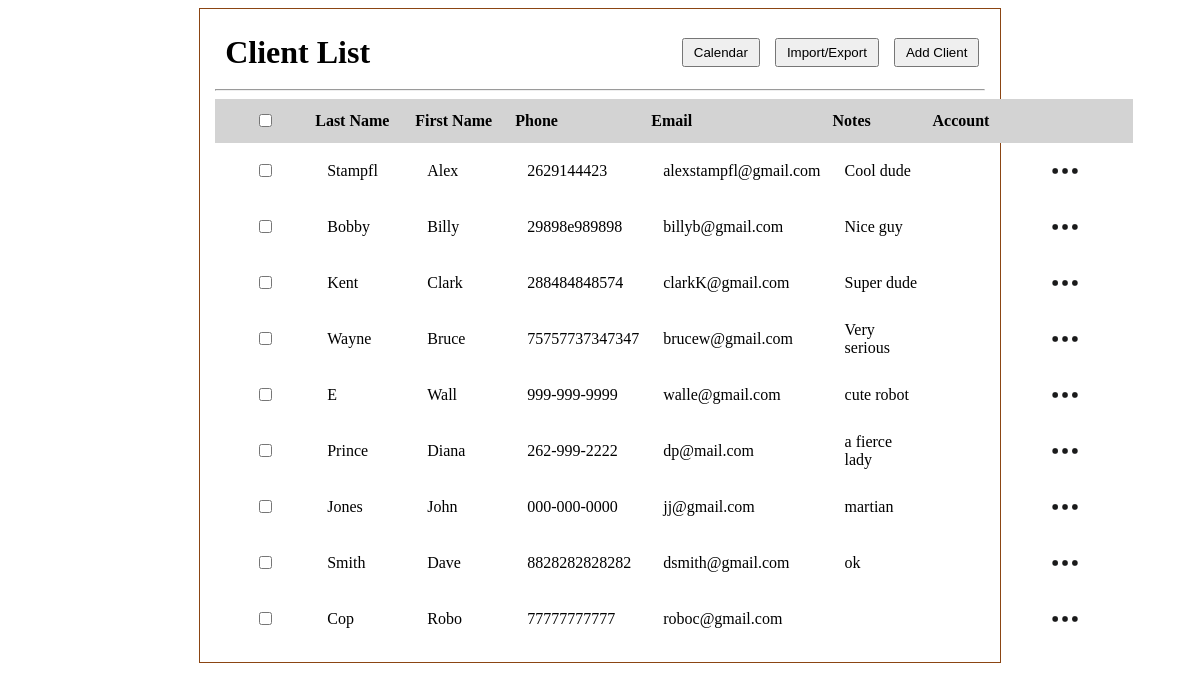
Page /client_list on the earlier database version.
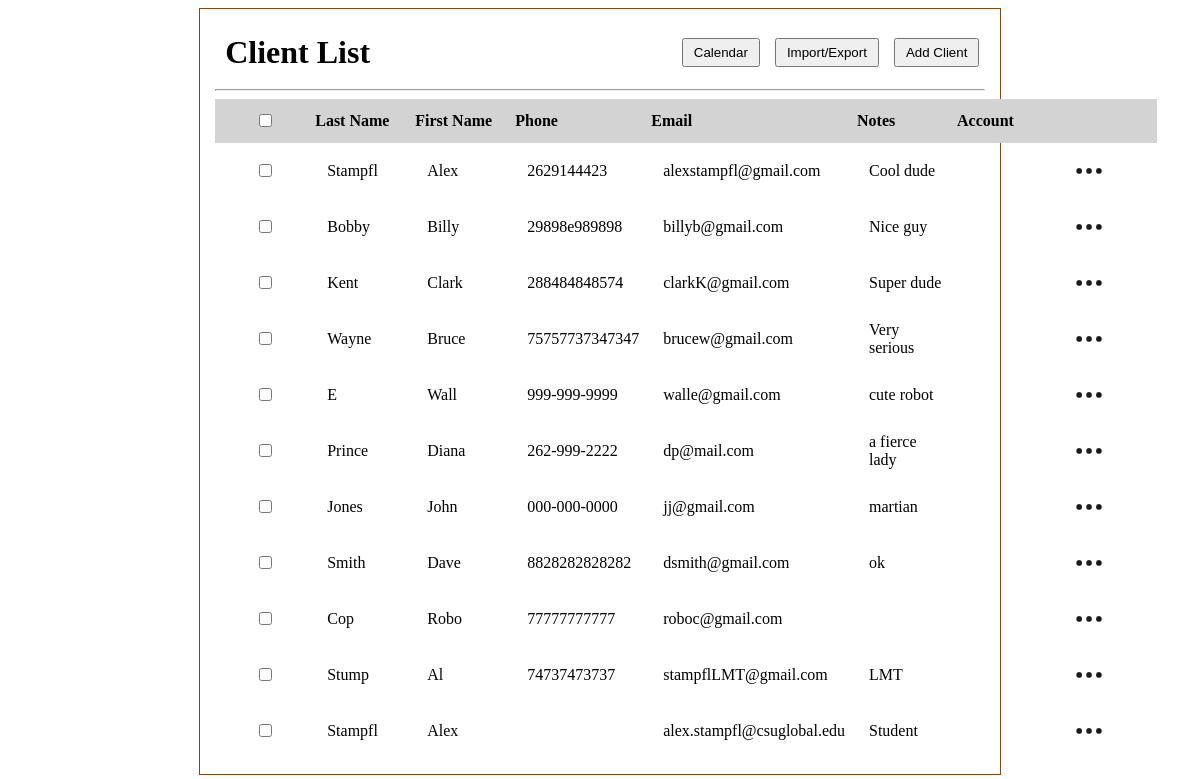
Same page on the later database version.
### tables this page shows
CREATE TABLE clients (
              id INTEGER PRIMARY KEY AUTOINCREMENT,
              first_name TEXT,
              last_name TEXT,
              phone TEXT,
              email TEXT,
              status TEXT
            , client_id INTEGER, notes TEXT);

### app.py (the view)
@app.route('/client_list')
def client_list():
    conn = sqlite3.connect(DB_PATH)  # connects to sqlite database file named client.db, conn is the connection object used to talk to db
    c = conn.cursor() # cursor object lets you execute SQL statements (queries) against db
    c.execute('SELECT * FROM clients')
    clients = c.fetchall() # Fetches all rows that query returned, clients is a list of tuples
    conn.close()
    return render_template('client_list.html', clients=clients)

### templates/client_list.html (shortened to what this page needs)
<!DOCTYPE html>
<html lang="en">
<head>
    <link rel="stylesheet" href="{{ url_for('static', filename = 'main.css') }}">
</head>
<body>
    <div id="client_list">
        <div class="header-row">
            <h1 id="client_list_h1">Client List</h1>
            <div class="header-buttons">
                <button id="go_to_calendar">Calendar</button>
                <button id="export_client_list">Import/Export</button>
                <button id="add_client">Add Client</button>
            </div>
        </div>
        <hr>
        <table>
            <thead>
                <tr id="client_list_headers">
                    <th><input type="checkbox"></th>
                    <th>Last Name</th>
                    <th>First Name</th>
                    <th>Phone</th>
                    <th>Email</th>
                    <th>Notes</th>
                    <th>Account</th>
                    <th></th>
                </tr>
            </thead>
            <tbody id="clientTableBody">
                {% for client in clients %}
                <tr>
                    <td><input type="checkbox"></td>
                    <td>{{ client[2] if client[2] else "" }}</td>
                    <td>{{ client[1] if client[1] else "" }}</td>
                    <td>{{ client[3] if client[3] else "" }}</td>
                    <td>{{ client[4] if client[4] else "" }}</td>
                    <td>{{ client[7] if client[7] else "" }}</td>
                    <td>{{ client[5] if client[5] else "" }}</td>
                    <td class="menu_cell">
                        <div class="menu-container">
                            <img class="meatballs" src="{{ url_for('static', filename='img/meatball_menu.png') }}"
                                alt="3 dots">
                        </div>
                    </td>
                </tr>
                {% endfor %}
            </tbody>
        </table>
    </div>
</body>
</html>

### static/main.css (style rules this page uses)
#client_list { text-align: center; max-width: 65%; top: 10%; left: 50%; border: 1px solid saddlebrown; height: 100%; margin: 0 auto; padding: 15px; }
table { border-collapse: collapse; width: 100%; }
th, td { padding: 8px 12px; text-align: left; }
#client_list table th:first-child, #client_list table td:first-child { width: 40px; text-align: center; }
table th { padding: 12px 0px 12px 0px; margin: 0 auto; min-width: 100px; text-align: left; }
.header-row { display: flex; justify-content: space-between; align-items: center; width: 98%; padding: 10px; }
.header-buttons { display: flex; gap: 15px; }
#client_list_h1 { display: inline-flex; margin: 0; }
#add_client { padding: 5px 10px; }
#go_to_calendar { padding: 5px 10px; }
#export_client_list { padding: 5px 10px; }
#client_list_headers { background-color: lightgray; }
.menu-container { position: relative; display: inline-block; }
.meatballs { width: 40px; height: 40px; vertical-align: middle; cursor: pointer; }

Differences in the rows shown:
added clients: last_name "Stump", first_name "Al", phone "74737473737", email "stampflLMT@gmail.com", notes "LMT"
added clients: last_name "Stampfl", first_name "Alex", email "alex.stampfl@csuglobal.edu", notes "Student"
